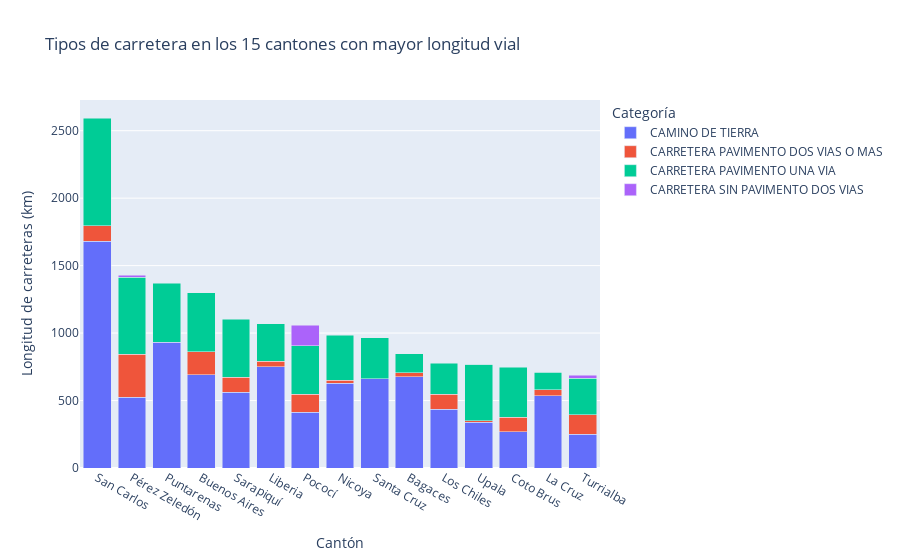

Source (notebook cell):
### Code cell
fig = px.bar(top_15_longitud_graficar, 
             x="canton", 
             y="longitud_km", 
             color="categoria",
             labels={
                 'canton': 'Cantón',
                 'longitud_km': 'Longitud de carreteras (km)',
                 'categoria': 'Categoría'
             },
             title="Tipos de carretera en los 15 cantones con mayor longitud vial")

fig.update_layout(barmode='stack', 
                  xaxis={'categoryorder':'array', 
                         'categoryarray':top_15_longitud.canton.to_list() # para ordenar. Cantones con más carreteras van primero
                        }
                 )
fig.show()

### Figure 1 — Plotly figure (JSON) as saved in the notebook; plotly's stock layout.template omitted (floating-point values rounded to 4 significant figures)
{"data": [{"alignmentgroup": "True", "hovertemplate": "Categoría=CAMINO DE TIERRA<br>Cantón=%{x}<br>Longitud de carreteras (km)=%{y}<extra></extra>", "legendgroup": "CAMINO DE TIERRA", "marker": {"color": "#636efa", "pattern": {"shape": ""}}, "name": "CAMINO DE TIERRA", "offsetgroup": "CAMINO DE TIERRA", "orientation": "v", "showlegend": true, "textposition": "auto", "type": "bar", "x": ["Bagaces", "Buenos Aires", "Coto Brus", "La Cruz", "Liberia", "Los Chiles", "Nicoya", "Pococí", "Puntarenas", "Pérez Zeledón", "San Carlos", "Santa Cruz", "Sarapiquí", "Turrialba", "Upala"], "xaxis": "x", "y": [676.1, 691.7, 269.1, 535.1, 751.7, 433.7, 629.5, 412.4, 930.4, 524.7, 1681.0, 662.4, 561.1, 251.6, 339.3], "yaxis": "y"}, {"alignmentgroup": "True", "hovertemplate": "Categoría=CARRETERA PAVIMENTO DOS VIAS O MAS<br>Cantón=%{x}<br>Longitud de carreteras (km)=%{y}<extra></extra>", "legendgroup": "CARRETERA PAVIMENTO DOS VIAS O MAS", "marker": {"color": "#EF553B", "pattern": {"shape": ""}}, "name": "CARRETERA PAVIMENTO DOS VIAS O MAS", "offsetgroup": "CARRETERA PAVIMENTO DOS VIAS O MAS", "orientation": "v", "showlegend": true, "textposition": "auto", "type": "bar", "x": ["Bagaces", "Buenos Aires", "Coto Brus", "La Cruz", "Liberia", "Los Chiles", "Nicoya", "Pococí", "Pérez Zeledón", "San Carlos", "Sarapiquí", "Turrialba", "Upala"], "xaxis": "x", "y": [29.01, 170.9, 108.8, 46.08, 39.95, 114.5, 20.66, 132.6, 316.8, 112.5, 110.7, 143.6, 9.264], "yaxis": "y"}, {"alignmentgroup": "True", "hovertemplate": "Categoría=CARRETERA PAVIMENTO UNA VIA<br>Cantón=%{x}<br>Longitud de carreteras (km)=%{y}<extra></extra>", "legendgroup": "CARRETERA PAVIMENTO UNA VIA", "marker": {"color": "#00cc96", "pattern": {"shape": ""}}, "name": "CARRETERA PAVIMENTO UNA VIA", "offsetgroup": "CARRETERA PAVIMENTO UNA VIA", "orientation": "v", "showlegend": true, "textposition": "auto", "type": "bar", "x": ["Bagaces", "Buenos Aires", "Coto Brus", "La Cruz", "Liberia", "Los Chiles", "Nicoya", "Pococí", "Puntarenas", "Pérez Zeledón", "San Carlos", "Santa Cruz", "Sarapiquí", "Turrialba", "Upala"], "xaxis": "x", "y": [142.4, 434.4, 369.6, 128.7, 278.8, 228.8, 332.0, 359.4, 437.8, 573.2, 797.1, 302.8, 431.5, 270.8, 418.7], "yaxis": "y"}, {"alignmentgroup": "True", "hovertemplate": "Categoría=CARRETERA SIN PAVIMENTO DOS VIAS<br>Cantón=%{x}<br>Longitud de carreteras (km)=%{y}<extra></extra>", "legendgroup": "CARRETERA SIN PAVIMENTO DOS VIAS", "marker": {"color": "#ab63fa", "pattern": {"shape": ""}}, "name": "CARRETERA SIN PAVIMENTO DOS VIAS", "offsetgroup": "CARRETERA SIN PAVIMENTO DOS VIAS", "orientation": "v", "showlegend": true, "textposition": "auto", "type": "bar", "x": ["La Cruz", "Pococí", "Pérez Zeledón", "Turrialba", "Upala"], "xaxis": "x", "y": [4.302, 153.6, 14.92, 22.05, 2.901], "yaxis": "y"}], "layout": {"autosize": true, "barmode": "stack", "legend": {"title": {"text": "Categoría"}, "tracegroupgap": 0}, "title": {"text": "Tipos de carretera en los 15 cantones con mayor longitud vial"}, "xaxis": {"anchor": "y", "autorange": true, "categoryarray": ["San Carlos", "Pérez Zeledón", "Puntarenas", "Buenos Aires", "Sarapiquí", "Liberia", "Pococí", "Nicoya", "Santa Cruz", "Bagaces", "Los Chiles", "Upala", "Coto Brus", "La Cruz", "Turrialba"], "categoryorder": "array", "domain": [0, 1], "range": [-0.5, 14.5], "title": {"text": "Cantón"}, "type": "category"}, "yaxis": {"anchor": "x", "autorange": true, "domain": [0, 1], "range": [0, 2727.0], "title": {"text": "Longitud de carreteras (km)"}, "type": "linear"}}}
